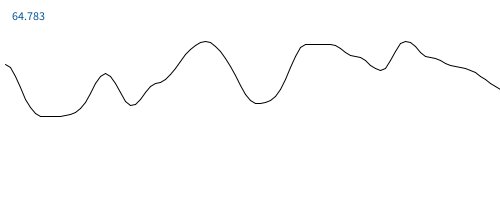
Frame 1 (no input)
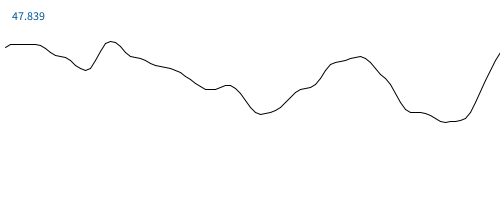
Frame 60 (the mouse pressed at the canvas centre just before this capture)
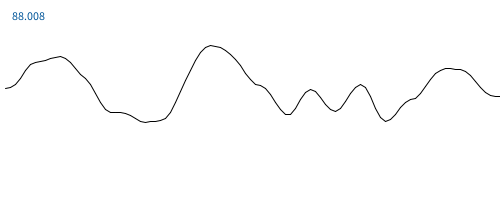
Frame 120 (the mouse held since frame 60 and released just before this capture)

The Processing sketch that drew these frames (run headless with seeded random() and noise(); from frame 60 on, the mouse is pressed at the canvas centre):

// Processing sketch: DataScroller
// ── DataScroller.pde
int DATA_SIZE = 100;
float[] data = new float[DATA_SIZE];
int counter;

void setup()
{
  size(500, 200);
  smooth();
  frameRate(5);
  noiseDetail(2);
  noiseSeed(System.currentTimeMillis());
  
  for (int i = 0; i < DATA_SIZE; i++)
  {
    data[i] = getValue();
  }
}

void draw()
{
  background(255);
  fill(#005599);
  text(data[0], 10, 20);

  for (int i = 1; i < data.length; i++)
  {
    line(i * 5, data[i -1], (i + 1) * 5, data[i]);
    data[i - 1] = data[i];
  }
  data[DATA_SIZE - 1] = getValue();
}

float getValue()
{
  return map(noise(counter++ * 0.1), 0.0, 1.0, 10.0, height - 10.0);
}
